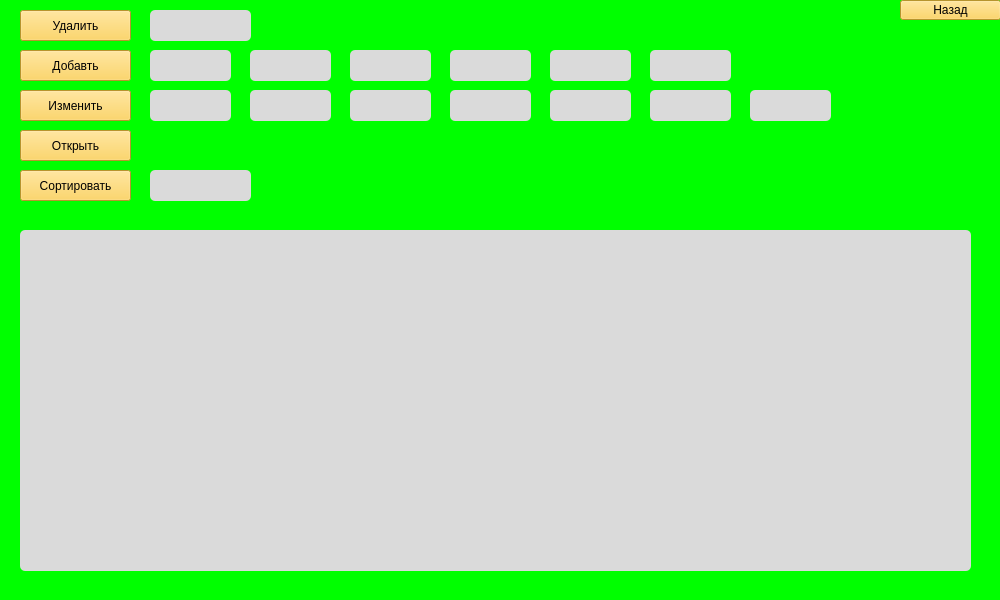
<?xml version="1.0" encoding="UTF-8"?>
<ui version="4.0">
 <class>MainWindow</class>
 <widget class="QMainWindow" name="MainWindow">
  <property name="geometry">
   <rect>
    <x>0</x>
    <y>0</y>
    <width>1000</width>
    <height>600</height>
   </rect>
  </property>
  <property name="minimumSize">
   <size>
    <width>1000</width>
    <height>600</height>
   </size>
  </property>
  <property name="maximumSize">
   <size>
    <width>1000</width>
    <height>600</height>
   </size>
  </property>
  <property name="sizeIncrement">
   <size>
    <width>1000</width>
    <height>800</height>
   </size>
  </property>
  <property name="baseSize">
   <size>
    <width>1000</width>
    <height>600</height>
   </size>
  </property>
  <property name="windowTitle">
   <string>drivers</string>
  </property>
  <property name="styleSheet">
   <string notr="true">background-color: rgb(0, 255, 0);
font: 75 12pt &quot;Fixedsys&quot;;
</string>
  </property>
  <widget class="QWidget" name="centralwidget">
   <widget class="QTableWidget" name="tableWidget">
    <property name="geometry">
     <rect>
      <x>20</x>
      <y>230</y>
      <width>951</width>
      <height>341</height>
     </rect>
    </property>
    <property name="styleSheet">
     <string notr="true">background-color: rgb(218, 218, 218);
border-radius: 5px;</string>
    </property>
    <property name="dragEnabled">
     <bool>true</bool>
    </property>
   </widget>
   <widget class="QPushButton" name="Dell">
    <property name="geometry">
     <rect>
      <x>20</x>
      <y>10</y>
      <width>111</width>
      <height>31</height>
     </rect>
    </property>
    <property name="styleSheet">
     <string notr="true">background-color: rgb(255, 207, 64);
</string>
    </property>
    <property name="text">
     <string>Удалить</string>
    </property>
   </widget>
   <widget class="QPushButton" name="Add">
    <property name="geometry">
     <rect>
      <x>20</x>
      <y>50</y>
      <width>111</width>
      <height>31</height>
     </rect>
    </property>
    <property name="styleSheet">
     <string notr="true">background-color: rgb(255, 207, 64);
</string>
    </property>
    <property name="text">
     <string>Добавть</string>
    </property>
   </widget>
   <widget class="QPushButton" name="Change">
    <property name="geometry">
     <rect>
      <x>20</x>
      <y>90</y>
      <width>111</width>
      <height>31</height>
     </rect>
    </property>
    <property name="styleSheet">
     <string notr="true">background-color: rgb(255, 207, 64);
</string>
    </property>
    <property name="text">
     <string>Изменить</string>
    </property>
   </widget>
   <widget class="QPushButton" name="Open">
    <property name="geometry">
     <rect>
      <x>20</x>
      <y>130</y>
      <width>111</width>
      <height>31</height>
     </rect>
    </property>
    <property name="styleSheet">
     <string notr="true">background-color: rgb(255, 207, 64);
</string>
    </property>
    <property name="text">
     <string>Открыть</string>
    </property>
   </widget>
   <widget class="QPushButton" name="Sort">
    <property name="geometry">
     <rect>
      <x>20</x>
      <y>170</y>
      <width>111</width>
      <height>31</height>
     </rect>
    </property>
    <property name="styleSheet">
     <string notr="true">background-color: rgb(255, 207, 64);
</string>
    </property>
    <property name="text">
     <string>Сортировать</string>
    </property>
   </widget>
   <widget class="QPushButton" name="Back">
    <property name="geometry">
     <rect>
      <x>900</x>
      <y>0</y>
      <width>101</width>
      <height>20</height>
     </rect>
    </property>
    <property name="styleSheet">
     <string notr="true">background-color: rgb(255, 207, 64);
</string>
    </property>
    <property name="text">
     <string>Назад</string>
    </property>
   </widget>
   <widget class="QLineEdit" name="DellLine">
    <property name="geometry">
     <rect>
      <x>150</x>
      <y>10</y>
      <width>101</width>
      <height>31</height>
     </rect>
    </property>
    <property name="styleSheet">
     <string notr="true">background-color: rgb(218, 218, 218);
border-radius: 5px;</string>
    </property>
   </widget>
   <widget class="QLineEdit" name="AddLine">
    <property name="geometry">
     <rect>
      <x>150</x>
      <y>50</y>
      <width>81</width>
      <height>31</height>
     </rect>
    </property>
    <property name="styleSheet">
     <string notr="true">background-color: rgb(218, 218, 218);
border-radius: 5px;</string>
    </property>
   </widget>
   <widget class="QLineEdit" name="lineEdit_13">
    <property name="geometry">
     <rect>
      <x>150</x>
      <y>170</y>
      <width>101</width>
      <height>31</height>
     </rect>
    </property>
    <property name="styleSheet">
     <string notr="true">background-color: rgb(218, 218, 218);
border-radius: 5px;</string>
    </property>
   </widget>
   <widget class="QLineEdit" name="AddLine_2">
    <property name="geometry">
     <rect>
      <x>250</x>
      <y>50</y>
      <width>81</width>
      <height>31</height>
     </rect>
    </property>
    <property name="styleSheet">
     <string notr="true">background-color: rgb(218, 218, 218);
border-radius: 5px;</string>
    </property>
   </widget>
   <widget class="QLineEdit" name="AddLine_3">
    <property name="geometry">
     <rect>
      <x>350</x>
      <y>50</y>
      <width>81</width>
      <height>31</height>
     </rect>
    </property>
    <property name="styleSheet">
     <string notr="true">background-color: rgb(218, 218, 218);
border-radius: 5px;</string>
    </property>
   </widget>
   <widget class="QLineEdit" name="AddLine_4">
    <property name="geometry">
     <rect>
      <x>450</x>
      <y>50</y>
      <width>81</width>
      <height>31</height>
     </rect>
    </property>
    <property name="styleSheet">
     <string notr="true">background-color: rgb(218, 218, 218);
border-radius: 5px;</string>
    </property>
   </widget>
   <widget class="QLineEdit" name="AddLine_5">
    <property name="geometry">
     <rect>
      <x>550</x>
      <y>50</y>
      <width>81</width>
      <height>31</height>
     </rect>
    </property>
    <property name="styleSheet">
     <string notr="true">background-color: rgb(218, 218, 218);
border-radius: 5px;</string>
    </property>
   </widget>
   <widget class="QLineEdit" name="AddLine_6">
    <property name="geometry">
     <rect>
      <x>650</x>
      <y>50</y>
      <width>81</width>
      <height>31</height>
     </rect>
    </property>
    <property name="styleSheet">
     <string notr="true">background-color: rgb(218, 218, 218);
border-radius: 5px;</string>
    </property>
   </widget>
   <widget class="QLineEdit" name="AddLine_8">
    <property name="geometry">
     <rect>
      <x>150</x>
      <y>90</y>
      <width>81</width>
      <height>31</height>
     </rect>
    </property>
    <property name="styleSheet">
     <string notr="true">background-color: rgb(218, 218, 218);
border-radius: 5px;</string>
    </property>
   </widget>
   <widget class="QLineEdit" name="AddLine_9">
    <property name="geometry">
     <rect>
      <x>250</x>
      <y>90</y>
      <width>81</width>
      <height>31</height>
     </rect>
    </property>
    <property name="styleSheet">
     <string notr="true">background-color: rgb(218, 218, 218);
border-radius: 5px;</string>
    </property>
   </widget>
   <widget class="QLineEdit" name="AddLine_10">
    <property name="geometry">
     <rect>
      <x>350</x>
      <y>90</y>
      <width>81</width>
      <height>31</height>
     </rect>
    </property>
    <property name="styleSheet">
     <string notr="true">background-color: rgb(218, 218, 218);
border-radius: 5px;</string>
    </property>
   </widget>
   <widget class="QLineEdit" name="AddLine_11">
    <property name="geometry">
     <rect>
      <x>450</x>
      <y>90</y>
      <width>81</width>
      <height>31</height>
     </rect>
    </property>
    <property name="styleSheet">
     <string notr="true">background-color: rgb(218, 218, 218);
border-radius: 5px;</string>
    </property>
   </widget>
   <widget class="QLineEdit" name="AddLine_12">
    <property name="geometry">
     <rect>
      <x>550</x>
      <y>90</y>
      <width>81</width>
      <height>31</height>
     </rect>
    </property>
    <property name="styleSheet">
     <string notr="true">background-color: rgb(218, 218, 218);
border-radius: 5px;</string>
    </property>
   </widget>
   <widget class="QLineEdit" name="AddLine_13">
    <property name="geometry">
     <rect>
      <x>650</x>
      <y>90</y>
      <width>81</width>
      <height>31</height>
     </rect>
    </property>
    <property name="styleSheet">
     <string notr="true">background-color: rgb(218, 218, 218);
border-radius: 5px;</string>
    </property>
   </widget>
   <widget class="QLineEdit" name="AddLine_14">
    <property name="geometry">
     <rect>
      <x>750</x>
      <y>90</y>
      <width>81</width>
      <height>31</height>
     </rect>
    </property>
    <property name="styleSheet">
     <string notr="true">background-color: rgb(218, 218, 218);
border-radius: 5px;</string>
    </property>
   </widget>
  </widget>
 </widget>
 <resources/>
 <connections/>
</ui>
